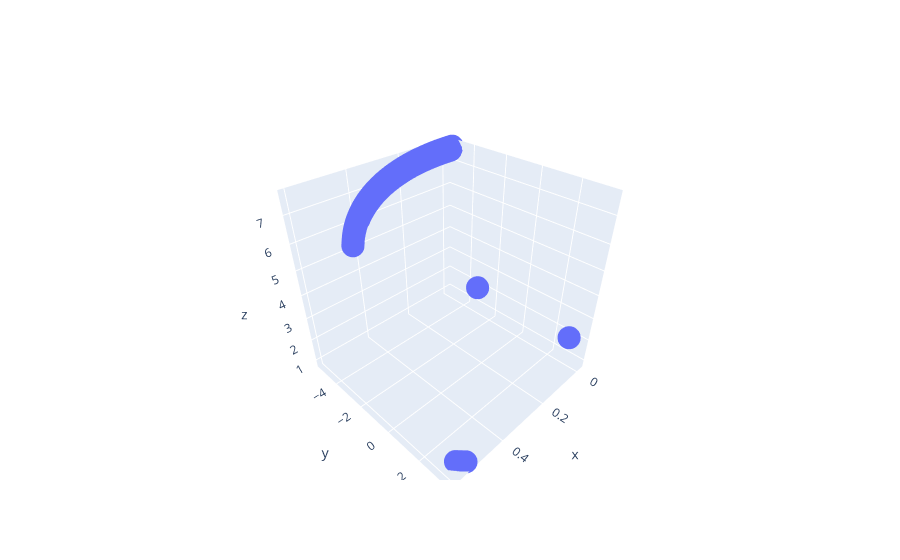

The notebook cell this image was saved under:
### Code cell
points2 = []
for i in range(3585, 3585 +285):#len(sample_set_x)):
    point_set = sample_set_x[i]
    point1 = point_set[:3]
    point2 = point_set[4:7]
    points2.append(point1)
    points2.append(point2)
points2 = np.array(points2)

fig = go.Figure()
#fig.update_xaxes(range=[140, 190])
#fig.update_traces(mode='markers')
fig.add_trace(go.Scatter3d(
    x=points2[:,0],
    y=points2[:,1],
    z=points2[:,2],
    mode='markers',
))

fig.show()

### Figure 1 — Plotly figure (JSON) as saved in the notebook; plotly's stock layout.template omitted (floating-point values rounded to 4 significant figures; data arrays with more than 128 entries replaced by an {"elided": "..."} marker saying what was removed)
{"data": [{"mode": "markers", "type": "scatter3d", "x": {"elided": "570 float values"}, "y": {"elided": "570 float values"}, "z": {"elided": "570 float values"}}], "layout": {}}
